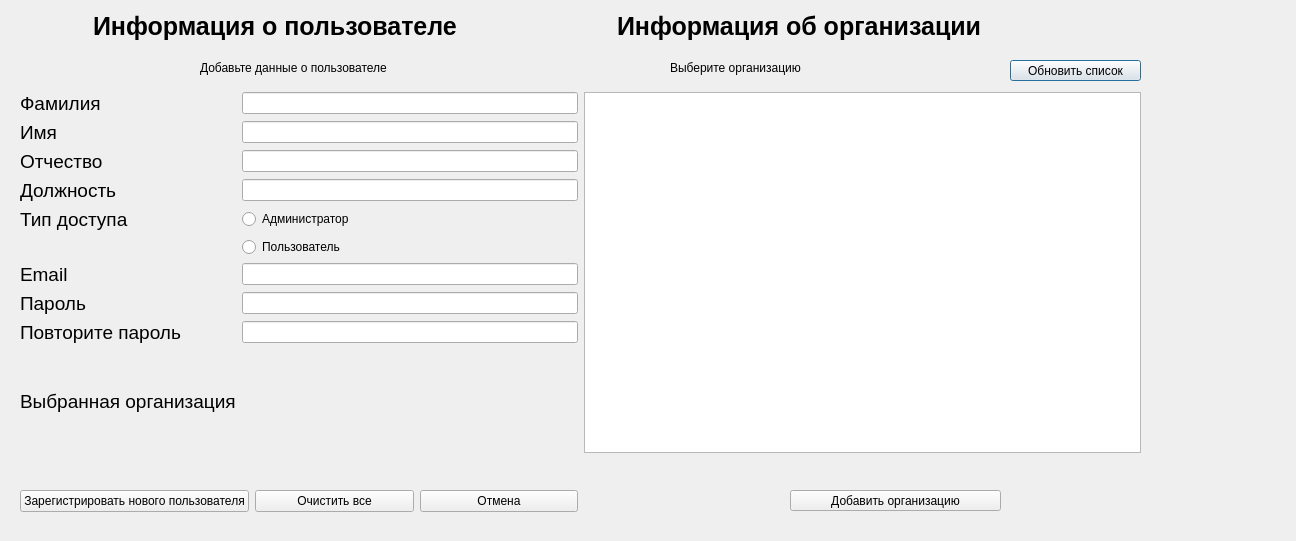
<?xml version="1.0" encoding="UTF-8"?>
<ui version="4.0">
 <class>registration</class>
 <widget class="QDialog" name="registration">
  <property name="geometry">
   <rect>
    <x>0</x>
    <y>0</y>
    <width>1296</width>
    <height>541</height>
   </rect>
  </property>
  <property name="windowTitle">
   <string>Dialog</string>
  </property>
  <widget class="QLabel" name="label_11">
   <property name="geometry">
    <rect>
     <x>200</x>
     <y>60</y>
     <width>361</width>
     <height>16</height>
    </rect>
   </property>
   <property name="text">
    <string>Добавьте данные о пользователе</string>
   </property>
  </widget>
  <widget class="QLabel" name="label_12">
   <property name="geometry">
    <rect>
     <x>670</x>
     <y>60</y>
     <width>361</width>
     <height>16</height>
    </rect>
   </property>
   <property name="text">
    <string>Выберите организацию</string>
   </property>
  </widget>
  <widget class="QWidget" name="layoutWidget">
   <property name="geometry">
    <rect>
     <x>93</x>
     <y>10</y>
     <width>1041</width>
     <height>32</height>
    </rect>
   </property>
   <layout class="QHBoxLayout" name="horizontalLayout_2">
    <item>
     <widget class="QLabel" name="label_9">
      <property name="font">
       <font>
        <family>Arial</family>
        <pointsize>19</pointsize>
        <weight>75</weight>
        <bold>true</bold>
       </font>
      </property>
      <property name="text">
       <string>Информация о пользователе</string>
      </property>
     </widget>
    </item>
    <item>
     <widget class="QLabel" name="label">
      <property name="font">
       <font>
        <family>Arial</family>
        <pointsize>19</pointsize>
        <weight>75</weight>
        <bold>true</bold>
       </font>
      </property>
      <property name="text">
       <string>Информация об организации</string>
      </property>
     </widget>
    </item>
   </layout>
  </widget>
  <widget class="QPushButton" name="pushButton_update">
   <property name="geometry">
    <rect>
     <x>1010</x>
     <y>60</y>
     <width>131</width>
     <height>21</height>
    </rect>
   </property>
   <property name="text">
    <string>Обновить список</string>
   </property>
  </widget>
  <widget class="QLabel" name="cheking_strings">
   <property name="geometry">
    <rect>
     <x>20</x>
     <y>450</y>
     <width>551</width>
     <height>31</height>
    </rect>
   </property>
   <property name="text">
    <string/>
   </property>
  </widget>
  <widget class="QWidget" name="layoutWidget_3">
   <property name="geometry">
    <rect>
     <x>20</x>
     <y>92</y>
     <width>1121</width>
     <height>361</height>
    </rect>
   </property>
   <layout class="QGridLayout" name="gridLayout_2">
    <item row="0" column="0">
     <layout class="QGridLayout" name="gridLayout">
      <item row="9" column="1">
       <widget class="QLineEdit" name="input_password_repeate"/>
      </item>
      <item row="8" column="0">
       <widget class="QLabel" name="label_7">
        <property name="font">
         <font>
          <family>Arial</family>
          <pointsize>14</pointsize>
         </font>
        </property>
        <property name="text">
         <string>Пароль</string>
        </property>
       </widget>
      </item>
      <item row="4" column="0">
       <widget class="QLabel" name="label_10">
        <property name="font">
         <font>
          <family>Arial</family>
          <pointsize>14</pointsize>
         </font>
        </property>
        <property name="text">
         <string>Тип доступа</string>
        </property>
       </widget>
      </item>
      <item row="1" column="1">
       <widget class="QLineEdit" name="input_name"/>
      </item>
      <item row="3" column="0">
       <widget class="QLabel" name="label_5">
        <property name="font">
         <font>
          <family>Arial</family>
          <pointsize>14</pointsize>
         </font>
        </property>
        <property name="text">
         <string>Должность</string>
        </property>
       </widget>
      </item>
      <item row="4" column="1">
       <widget class="QRadioButton" name="type_user_Admin">
        <property name="text">
         <string>Администратор</string>
        </property>
       </widget>
      </item>
      <item row="10" column="0">
       <widget class="QLabel" name="label_14">
        <property name="font">
         <font>
          <family>Arial</family>
          <pointsize>14</pointsize>
         </font>
        </property>
        <property name="text">
         <string>Выбранная организация</string>
        </property>
       </widget>
      </item>
      <item row="2" column="0">
       <widget class="QLabel" name="label_4">
        <property name="font">
         <font>
          <family>Arial</family>
          <pointsize>14</pointsize>
         </font>
        </property>
        <property name="text">
         <string>Отчество</string>
        </property>
       </widget>
      </item>
      <item row="2" column="1">
       <widget class="QLineEdit" name="input_middleName"/>
      </item>
      <item row="8" column="1">
       <widget class="QLineEdit" name="input_password"/>
      </item>
      <item row="1" column="0">
       <widget class="QLabel" name="label_3">
        <property name="font">
         <font>
          <family>Arial</family>
          <pointsize>14</pointsize>
         </font>
        </property>
        <property name="text">
         <string>Имя</string>
        </property>
       </widget>
      </item>
      <item row="7" column="1">
       <widget class="QLineEdit" name="input_email"/>
      </item>
      <item row="7" column="0">
       <widget class="QLabel" name="label_6">
        <property name="font">
         <font>
          <family>Arial</family>
          <pointsize>14</pointsize>
         </font>
        </property>
        <property name="text">
         <string>Email</string>
        </property>
       </widget>
      </item>
      <item row="3" column="1">
       <widget class="QLineEdit" name="input_position"/>
      </item>
      <item row="9" column="0">
       <widget class="QLabel" name="label_8">
        <property name="font">
         <font>
          <family>Arial</family>
          <pointsize>14</pointsize>
         </font>
        </property>
        <property name="text">
         <string>Повторите пароль</string>
        </property>
       </widget>
      </item>
      <item row="0" column="1">
       <widget class="QLineEdit" name="input_lastName">
        <property name="focusPolicy">
         <enum>Qt::StrongFocus</enum>
        </property>
       </widget>
      </item>
      <item row="0" column="0">
       <widget class="QLabel" name="label_2">
        <property name="font">
         <font>
          <family>Arial</family>
          <pointsize>14</pointsize>
         </font>
        </property>
        <property name="text">
         <string>Фамилия</string>
        </property>
       </widget>
      </item>
      <item row="10" column="1">
       <widget class="QLabel" name="selection_organization">
        <property name="font">
         <font>
          <pointsize>14</pointsize>
         </font>
        </property>
        <property name="text">
         <string/>
        </property>
       </widget>
      </item>
      <item row="5" column="1">
       <widget class="QRadioButton" name="type_user_User">
        <property name="text">
         <string>Пользователь</string>
        </property>
       </widget>
      </item>
     </layout>
    </item>
    <item row="0" column="1">
     <widget class="QTableWidget" name="table_organization">
      <property name="sortingEnabled">
       <bool>true</bool>
      </property>
      <attribute name="horizontalHeaderShowSortIndicator" stdset="0">
       <bool>false</bool>
      </attribute>
     </widget>
    </item>
   </layout>
  </widget>
  <widget class="QPushButton" name="pushButton_add">
   <property name="geometry">
    <rect>
     <x>790</x>
     <y>490</y>
     <width>211</width>
     <height>21</height>
    </rect>
   </property>
   <property name="text">
    <string>Добавить организацию</string>
   </property>
  </widget>
  <widget class="QWidget" name="">
   <property name="geometry">
    <rect>
     <x>20</x>
     <y>490</y>
     <width>558</width>
     <height>23</height>
    </rect>
   </property>
   <layout class="QHBoxLayout" name="horizontalLayout">
    <item>
     <widget class="QPushButton" name="pushButton_registration">
      <property name="text">
       <string>Зарегистрировать нового пользователя</string>
      </property>
     </widget>
    </item>
    <item>
     <widget class="QPushButton" name="pushButton_clear">
      <property name="text">
       <string>Очистить все</string>
      </property>
     </widget>
    </item>
    <item>
     <widget class="QPushButton" name="pushButton_cancel">
      <property name="text">
       <string>Отмена</string>
      </property>
     </widget>
    </item>
   </layout>
  </widget>
 </widget>
 <resources/>
 <connections/>
</ui>
